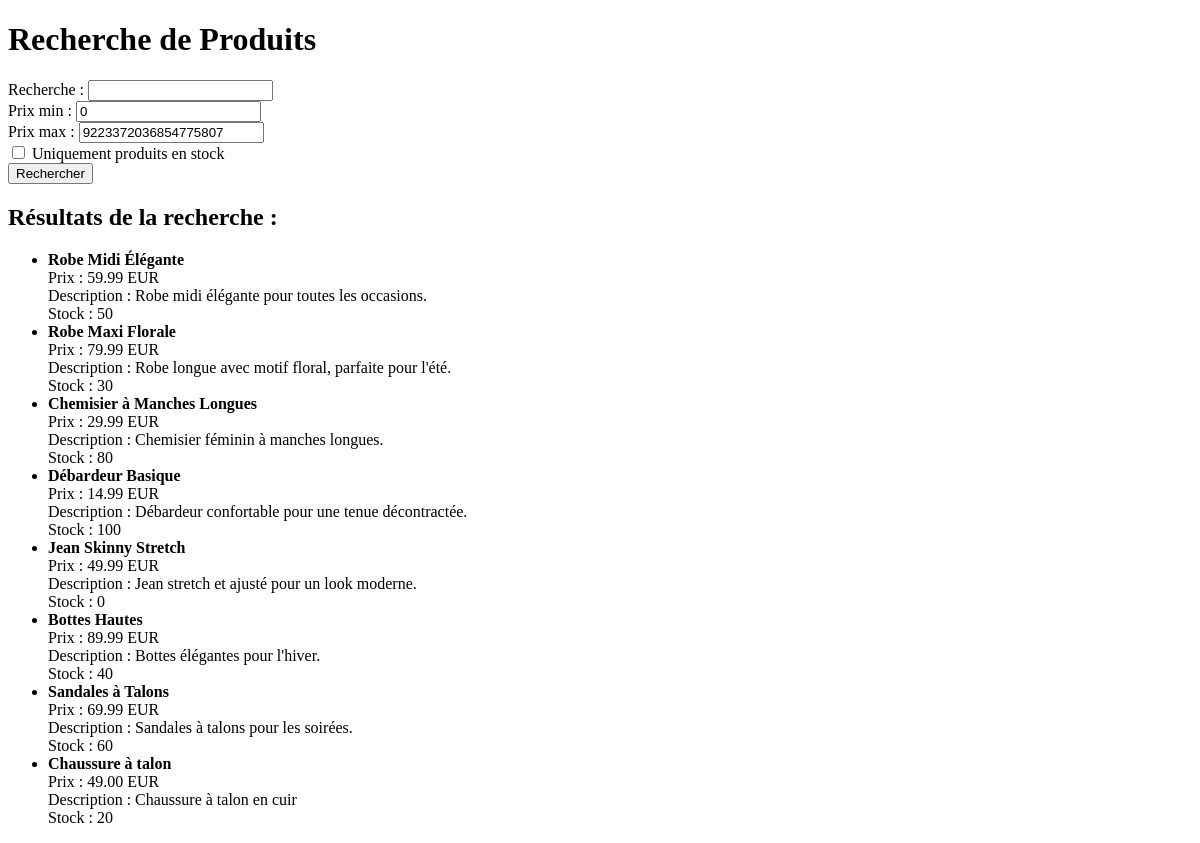
The page /search.php on the database as committed earlier.
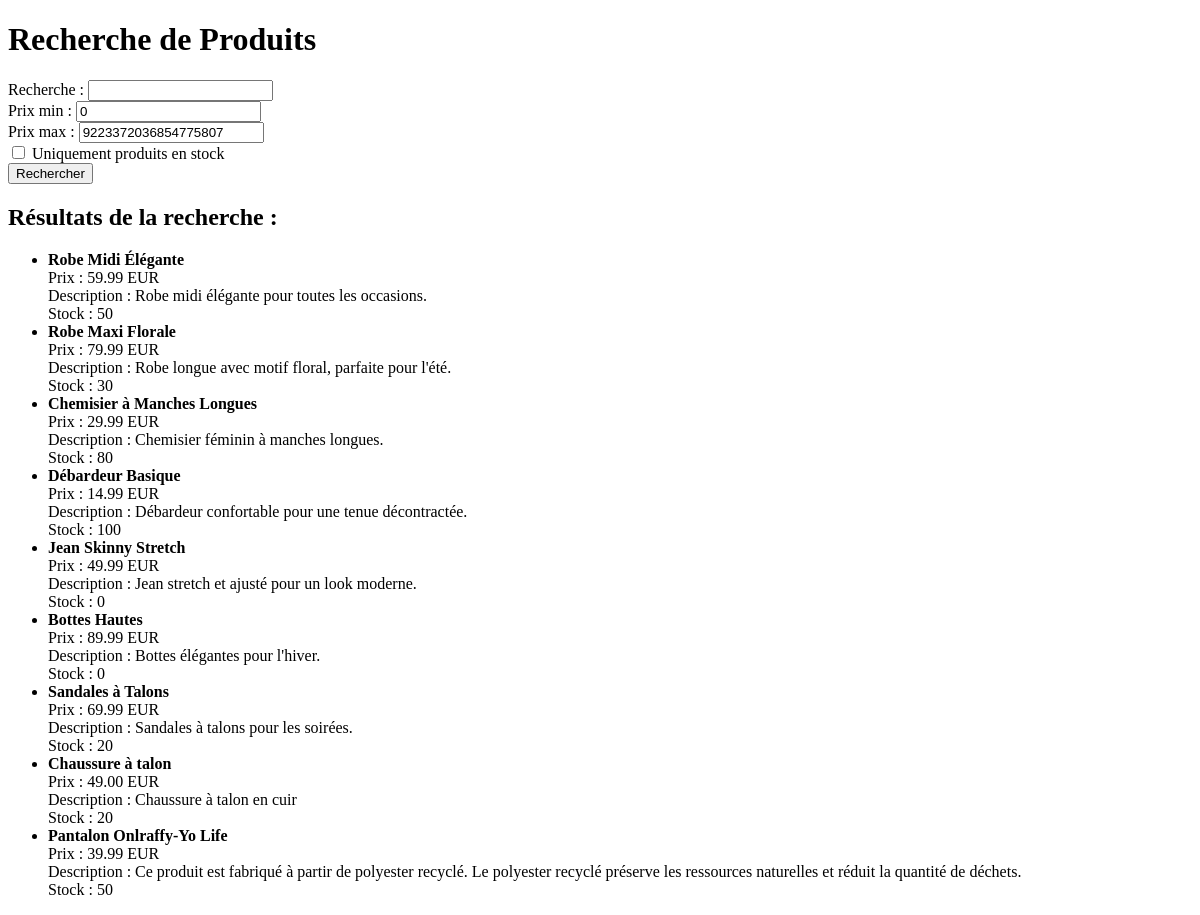
The same page on the database as committed later.
### tables this page shows
CREATE TABLE `produits` (
  `id` int(11) NOT NULL,
  `categorie_id` int(11) DEFAULT NULL,
  `nom` varchar(255) NOT NULL,
  `description` text DEFAULT NULL,
  `prix` decimal(10,2) NOT NULL,
  `stock` int(11) DEFAULT 0,
  `date_ajout` date NOT NULL DEFAULT current_timestamp(),
  `en_priorite` tinyint(1) NOT NULL DEFAULT 0
);

### functions.php (called while the page is built, shortened)
<?php
function getProducts($con){
    $query = "SELECT * FROM produits";
    $result = mysqli_query($con,$query);
    if($result && mysqli_num_rows($result)> 0){
        $products = mysqli_fetch_all($result, MYSQLI_ASSOC);
        return $products;
    }
}
function searchProducts($con, $searchText, $minPrice, $maxPrice, $inStock) {
    $products = getProducts($con);
    $searchText = formaterString($searchText);
    if ($searchText == "") {
        return $products;
    }
    $productsToDisplay = array();
    return $productsToDisplay;
}
function formaterString($str) {
    $accents = [
        'à', 'â', 'ä', 'á', 'ã', 'å', 'À', 'Â', 'Ä', 'Á', 'Ã', 'Å',
        'è', 'ê', 'ë', 'é', 'È', 'Ê', 'Ë', 'É',
        'ì', 'î', 'ï', 'í', 'Ì', 'Î', 'Ï', 'Í',
        'ò', 'ô', 'ö', 'ó', 'õ', 'Ò', 'Ô', 'Ö', 'Ó', 'Õ',
        'ù', 'û', 'ü', 'ú', 'Ù', 'Û', 'Ü', 'Ú',
        'ç', 'Ç',
        'ñ', 'Ñ'
    ];
    $sans_accents = [
        'a', 'a', 'a', 'a', 'a', 'a', 'A', 'A', 'A', 'A', 'A', 'A',
        'e', 'e', 'e', 'e', 'E', 'E', 'E', 'E',
        'i', 'i', 'i', 'i', 'I', 'I', 'I', 'I',
        'o', 'o', 'o', 'o', 'o', 'O', 'O', 'O', 'O', 'O',
        'u', 'u', 'u', 'u', 'U', 'U', 'U', 'U',
        'c', 'C',
        'n', 'N'
    ];
    $str = str_replace($accents, $sans_accents, $str);
    $str = strtolower($str);
    $str = preg_replace('/\s+/', ' ', $str);
    $str = trim($str);
    return $str;
}
?>

### search.php (the view, shortened to what this page needs)
<?php
include "config.php";
include 'functions.php';
$searchText = isset($_GET['search']) ? $_GET['search'] : '';
$minPrice = isset($_GET['min_price']) ? (float)$_GET['min_price'] : 0;
$maxPrice = isset($_GET['max_price']) ? (float)$_GET['max_price'] : PHP_INT_MAX;
$inStock = isset($_GET['in_stock']) ? true : false;
$products = searchProducts($con, $searchText, $minPrice, $maxPrice, $inStock);
?>
<!DOCTYPE html>
<html lang="fr">
<head>
</head>
<body>
    <h1>Recherche de Produits</h1>
    <form method="get" action="">
        <label for="search">Recherche :</label>
        <input type="text" id="search" name="search" value="<?= htmlspecialchars($searchText) ?>"><br>
        <label for="min_price">Prix min :</label>
        <input type="number" id="min_price" name="min_price" step="0.01" value="<?= htmlspecialchars($minPrice) ?>"><br>
        <label for="max_price">Prix max :</label>
        <input type="number" id="max_price" name="max_price" step="0.01" value="<?= htmlspecialchars($maxPrice) ?>"><br>
        <label>
            <input type="checkbox" name="in_stock" <?= $inStock ? 'checked' : '' ?>>
            Uniquement produits en stock
        </label><br>
        <button type="submit">Rechercher</button>
    </form>
    <?php if ($products): ?>
        <h2>Résultats de la recherche :</h2>
        <ul>
            <?php foreach ($products as $product): ?>
                <li>
                    <strong><?= htmlspecialchars($product['nom']) ?></strong><br>
                    Prix : <?= htmlspecialchars($product['prix']) ?> EUR<br>
                    Description : <?= htmlspecialchars($product['description']) ?><br>
                    Stock : <?= htmlspecialchars($product['stock']) ?><br>
                </li>
            <?php endforeach; ?>
        </ul>
    <?php else: ?>
        <p>Aucun produit trouvé.</p>
    <?php endif; ?>
</body>
</html>

Rows that differ between the two databases and show on the page:
changed produits "Bottes Hautes": stock "40" → "0"
changed produits "Sandales à Talons": stock "60" → "20"
added produits: nom "Pantalon Onlraffy-Yo Life", prix "39.99", description "Ce produit est fabriqué à partir de polyester recyclé. Le polyester recyclé préserve les ressources naturelles et réduit la quantité de déchets.", stock "50"
